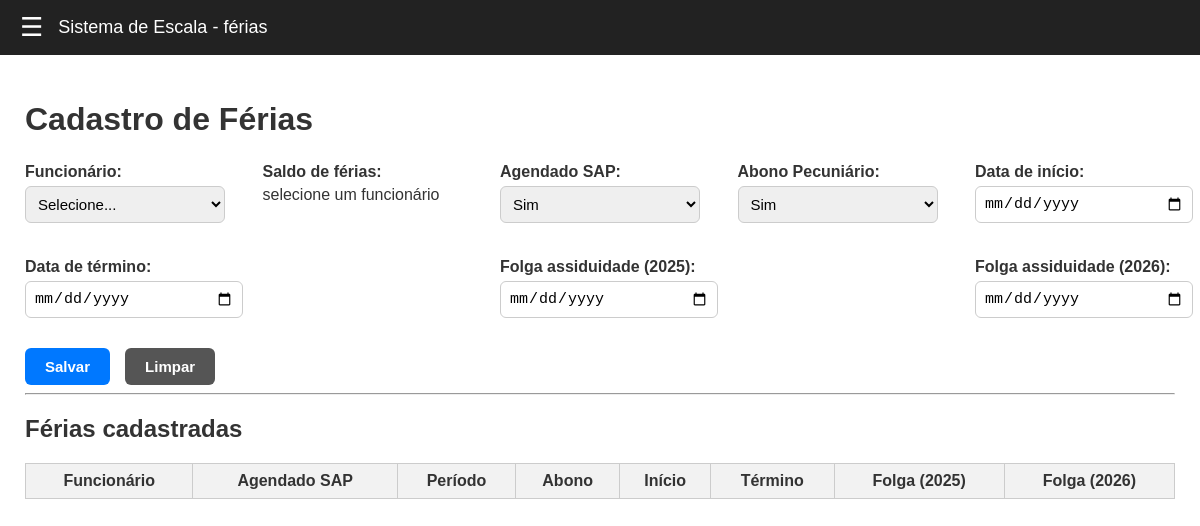
Before: / with the older database file.
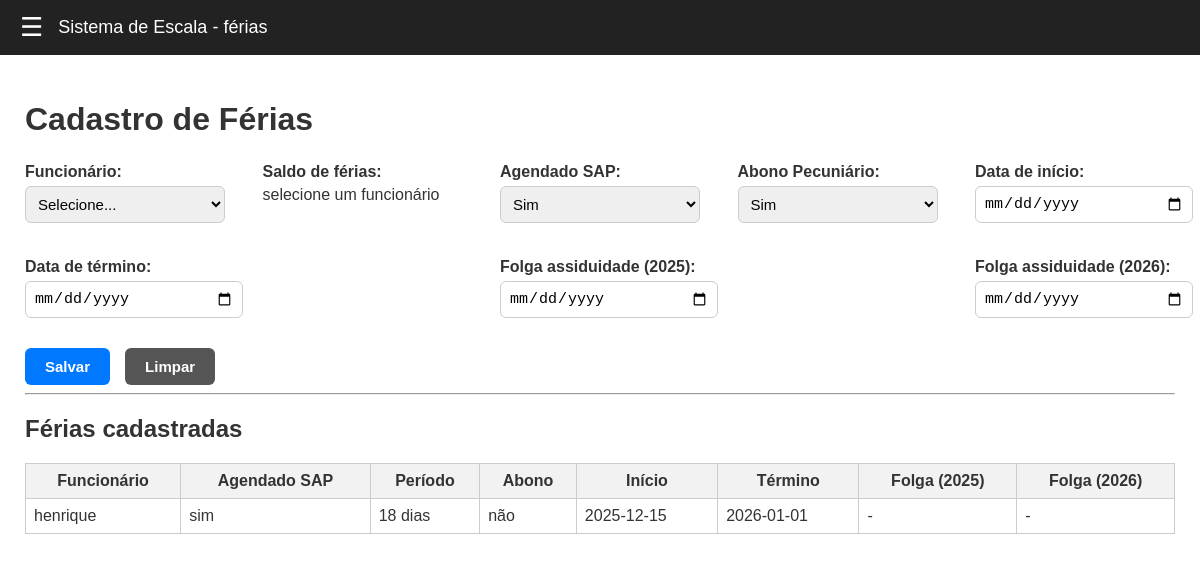
After: the same page with the newer database file.
### tables this page shows
CREATE TABLE ferias (
            id INTEGER PRIMARY KEY AUTOINCREMENT,
            funcionario_id INTEGER NOT NULL,
            agendado_sap TEXT CHECK(agendado_sap IN ('sim', 'não')) DEFAULT 'não',
            periodo_dias INTEGER NOT NULL,
            abono_peculiario TEXT CHECK(abono_peculiario IN ('sim', 'não')) DEFAULT 'não',
            data_inicio TEXT NOT NULL,
            data_fim TEXT NOT NULL,
            folga_assiduidade_ano_anterior TEXT,
            folga_assiduidade_ano TEXT,
            cor TEXT,
            FOREIGN KEY (funcionario_id) REFERENCES funcionarios(id)
        );

CREATE TABLE funcionarios (
            id INTEGER PRIMARY KEY AUTOINCREMENT,
            nome TEXT NOT NULL
        );

### routes/ferias_routes.py (the view)
@ferias_bp.route("/")
def pagina_inicial():
    funcionarios = listar_funcionarios()
    ferias = listar_ferias()
    funcionarios_saldo = []
    for f in funcionarios:
        saldo = 30 - total_dias_ferias(f[0])
        funcionarios_saldo.append((f[0], f[1], saldo))
    ano_atual = datetime.now().year
    ano_proximo = ano_atual + 1
    return render_template(
        "index.html",
        funcionarios=funcionarios_saldo,
        ferias=ferias,
        ano_atual=ano_atual,
        ano_proximo=ano_proximo
    )

### database.py (called while the page is built)
def get_connection():
    return sqlite3.connect(DB_NAME)

### services/ferias_service.py (called while the page is built)
def listar_ferias():
    conn = get_connection()
    cursor = conn.cursor()
    query = """
        SELECT
            f.id,
            f.funcionario_id,
            func.nome,
            f.agendado_sap,
            f.periodo_dias,
            f.abono_peculiario,
            f.data_inicio,
            f.data_fim,
            f.folga_assiduidade_ano_anterior,
            f.folga_assiduidade_ano,
            f.cor
        FROM ferias f
        JOIN funcionarios func ON func.id = f.funcionario_id
        ORDER BY f.data_inicio;
    """
    cursor.execute(query)
    dados = cursor.fetchall()
    conn.close()
    return dados

def total_dias_ferias(funcionario_id):
    conn = get_connection()
    cursor = conn.cursor()
    cursor.execute("""
        SELECT SUM(periodo_dias)
        FROM ferias
        WHERE funcionario_id = ?
    """, (funcionario_id,))
    total = cursor.fetchone()[0]
    conn.close()
    return total or 0

### services/funcionario_service.py (called while the page is built)
def listar_funcionarios():
    conn = get_connection()
    cursor = conn.cursor()
    cursor.execute("SELECT id, nome FROM funcionarios ORDER BY nome;")
    dados = cursor.fetchall()
    conn.close()
    return dados

### templates/index.html (shortened to what this page needs)
{% extends "base.html" %}
{% block content %}
<h1>Cadastro de Férias</h1>
<form action="/adicionar-ferias" method="POST" class="form-section" id="formFerias">
    <div class="form-group">
        <label>Funcionário:</label>
        <select name="funcionario_id" id="funcionario_id" required>
            <option value="">Selecione...</option>
        </select>
    </div>
    <div class="form-group">
        <label id="label_saldo">Saldo de férias:</label>
        <span id="span_saldo"> selecione um funcionário</span>
    </div>
    <div class="form-group">
        <label>Agendado SAP:</label>
        <select name="agendado_sap" id="agendado_sap">
            <option value="sim">Sim</option>
        </select>
    </div>
    <div class="form-group">
        <label>Abono Pecuniário:</label>
        <select name="abono_peculiario" id="abono_peculiario">
            <option value="sim">Sim</option>
        </select>
    </div>
    <div class="form-group">
        <label>Data de início:</label>
        <input type="date" name="inicio" id="inicio" required>
    </div>
    <div class="form-group">
        <label>Data de término:</label>
        <input type="date" name="fim" id="fim" required>
    </div>
    <div class="form-group">
        <label>Folga assiduidade ({{ ano_atual }}):</label>
        <input type="date" name="folga_ano_anterior" id="folga_ano_anterior">
    </div>
    <div class="form-group">
        <label>Folga assiduidade ({{ ano_proximo }}):</label>
        <input type="date" name="folga_ano" id="folga_ano">
    </div>
</form>
<div class="form-buttons">
    <button type="submit" id="btnSubmit" class="btn">Salvar</button>
    <button type="button" class="btn-secondary" onclick="limparFormulario()">Limpar</button>
</div>
<hr>
<h2>Férias cadastradas</h2>
<table class="table">
    <tr>
        <th>Funcionário</th>
        <th>Agendado SAP</th>
        <th>Período</th>
        <th>Abono</th>
        <th>Início</th>
        <th>Término</th>
        <th>Folga ({{ ano_atual }})</th>
        <th>Folga ({{ ano_proximo }})</th>
    </tr>
    {% for f in ferias %}
    <tr class="clickable-row"
        onclick="carregarFerias('{{ f[0] }}','{{ f[1] }}','{{ f[3] }}','{{ f[4] }}',
                                 '{{ f[5] }}','{{ f[6] }}','{{ f[7] }}','{{ f[8] }}','{{ f[9] }}')">
        <td>{{ f[2] }}</td>
        <td>{{ f[3] }}</td>
        <td>{{ f[4] }} dias</td>
        <td>{{ f[5] }}</td>
        <td>{{ f[6] }}</td>
        <td>{{ f[7] }}</td>
        <td>{{ f[8] or '-' }}</td>
        <td>{{ f[9] or '-' }}</td>
    </tr>
    {% endfor %}
</table>
{% endblock %}

### templates/base.html (shortened to what this page needs)
<!DOCTYPE html>
<html lang="pt-br">
<head>
    <link rel="stylesheet" href="{{ url_for('static', filename='styles/styles.css') }}">
</head>
<body>
    <div class="topbar">
        <span class="hamburger" onclick="openMenu()">&#9776;</span>
        Sistema de Escala - férias
    </div>
    <div class="content">
        {% block content %}{% endblock %}
    </div>
</body>
</html>

### static/styles/styles.css (style rules this page uses)
:root { --cor-fundo-geral: #ffffff; --cor-texto: #333; --cor-topbar-fundo: #222; --cor-topbar-texto: #ffffff; --cor-menu-fundo: #333; --cor-menu-hover: #444; --cor-menu-texto: #ddd; --cor-menu-texto-hover: #fff; --cor-borda-tabela: #999; --cor-header-tabela: #f2f2f2; --cor-botao: #0078ff; --cor-botao-hover: #005fcc; --cor-botao-texto: #fff; --cor-danger: #d9534f; --cor-danger-hover: #c9302c; }
body { margin: 0; font-family: Arial, sans-serif; background: var(--cor-fundo-geral); color: var(--cor-texto); }
.content { padding: 25px; }
.topbar { background: var(--cor-topbar-fundo); color: var(--cor-topbar-texto); padding: 12px 20px; display: flex; align-items: center; font-size: 18px; }
.hamburger { font-size: 26px; cursor: pointer; margin-right: 15px; }
table { border-collapse: collapse; width: 100%; margin-top: 20px; }
table th { background: var(--cor-header-tabela); padding: 10px; border: 1px solid var(--cor-borda-tabela); }
table td { padding: 10px; border: 1px solid var(--cor-borda-tabela); }
input[type="text"], input[type="number"], input[type="date"], select { padding: 8px; margin-bottom: 10px; border: 1px solid var(--cor-borda-tabela); border-radius: 4px; width: 250px; }
button { padding: 8px 14px; background: var(--cor-botao); color: var(--cor-botao-texto); border: none; cursor: pointer; border-radius: 4px; }
h1 { color: var(--cor-texto); margin-bottom: 15px; }
h2 { color: var(--cor-texto); }
.btn { grid-column: span 2; padding: 10px; background: var(--primary); color: white; border: none; cursor: pointer; }
.table { width: 100%; border-collapse: collapse; }
.table th, .table td { border: 1px solid #ccc; padding: 8px; }
.form-section { display: flex; justify-content: space-between; align-items: flex-start; gap: 25px; width: 100%; flex-wrap: nowrap; padding: 10px 0; }
.form-group { display: flex; flex-direction: column; min-width: 150px; max-width: 200px; }
.form-group label { font-weight: bold; margin-bottom: 5px; }
.form-group input, .form-group select { padding: 8px; border: 1px solid #ccc; border-radius: 6px; font-size: 15px; width: 100%; }
.form-buttons { display: flex; gap: 15px; align-items: center; margin-top: 10px; }
.form-buttons button { padding: 10px 20px; font-weight: bold; border-radius: 6px; font-size: 15px; }
.btn { background: #0078ff; color: white; border: none; }
.btn-secondary { background: #555; color: white; }
@media (max-width: 1200px) { .form-section { flex-wrap: wrap; } }
@media (max-width: 1200px) { .form-group { width: calc(50% - 20px); } }

Changed rows visible on the page:
added ferias: nome "henrique", agendado_sap "sim", periodo_dias "18", abono_peculiario "não", data_inicio "2025-12-15", data_fim "2026-01-01", folga_assiduidade_ano_anterior "-", folga_assiduidade_ano "-"
